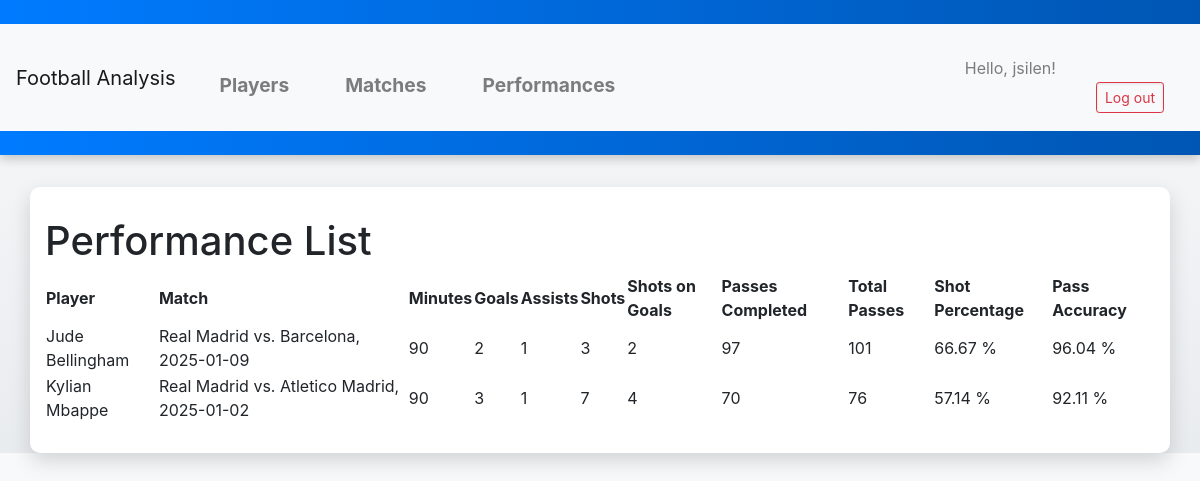
Screenshot of /performances/ (signed in) with the database file from the repository.
### football_app/models.py (models this page shows, shortened)
class Performance(models.Model):
    player = models.ForeignKey(Player, on_delete=models.CASCADE)
    match = models.ForeignKey(Match, on_delete=models.CASCADE)
    minutes = models.PositiveIntegerField(default=0)
    goals = models.PositiveIntegerField(default=0)
    assists = models.PositiveIntegerField(default=0)
    shots = models.PositiveIntegerField(default=0)
    shots_on_goals = models.PositiveIntegerField(default=0)
    total_passes = models.PositiveIntegerField(default=0)
    passes_completed = models.PositiveIntegerField(default=0)
    xg = models.FloatField(default=0.0)
    yellow_cards = models.PositiveIntegerField(default=0)
    red_cards = models.PositiveIntegerField(default=0)
    def shot_percentage(self):
        if self.shots > 0:
            return f"{(self.shots_on_goals / self.shots) * 100:.2f} %"
        return "0.00 %"
    def pass_accuracy(self):
        if self.total_passes > 0:
            return f"{(self.passes_completed / self.total_passes) * 100:.2f} %"
        return "0.00 %"

class Player(models.Model):
    name = models.CharField(max_length=200)
    age = models.CharField(default="Insert age...", max_length=10)
    position = models.CharField(max_length=30, choices=[
        ('GK', 'Goalkeeper'),
        ('LB', 'Left Back'),
        ('RB', 'Right Back'),
        ('LWB', 'Left Wing Back'),
        ('RWB', 'Right Wing Back'),
        ('CB', 'Center Back'),
        ('CDM', 'Central Defensive Midfielder'),
        ('CM', 'Central Midfielder'),
        ('CAM', 'Central Attacking Midfielder'),
        ('LW', 'Left Winger'),
        ('RW', 'Right Winger'),
        ('ST', 'Striker'),
    ])
    pref_foot = models.CharField(max_length=10, choices=[
        ('R', 'Right'),
        ('L', 'Left'),
    ])
    nationality = models.CharField(max_length=200, default="Select nationality...")
    team = models.CharField(max_length=200, default="Select team...")

class Match(models.Model):
    date = models.DateField(null=True, blank=True)
    home_team = models.CharField(max_length=200, blank=False)
    away_team = models.CharField(max_length=200, blank=False)
    competition = models.CharField(max_length=200, blank=False)
    goals_for = models.PositiveIntegerField(default=0)
    goals_against = models.PositiveIntegerField(default=0)
    def __str__(self):
        return f"{self.home_team} vs. {self.away_team}, {self.date}"

### football_app/views.py (the view)
# urls.py: path('performances/', views.performances, name='performances'),
def performances(request):
    performances = Performance.objects.order_by('match')
    context = {'performances':performances}
    return render(request, 'football_app/performances.html', context)

### football_app/templates/football_app/performances.html
{% extends "football_app/base.html" %}
{% block content %}
<h1>Performance List</h1>
<table>
    <tr>
        <th>Player</th>
        <th>Match</th>
        <th>Minutes</th>
        <th>Goals</th>
        <th>Assists</th>
        <th>Shots</th>
        <th>Shots on Goals</th>
        <th>Passes Completed</th>
        <th>Total Passes</th>
        <th>Shot Percentage</th>
        <th>Pass Accuracy</th>
    </tr>
    {% for performance in performances %}
    <tr>
        <td>{{ performance.player.name }}</td>
        <td>{{ performance.match }}</td>
        <td>{{ performance.minutes }}</td>
        <td>{{ performance.goals }}</td>
        <td>{{ performance.assists }}</td>
        <td>{{ performance.shots }}</td>
        <td>{{ performance.shots_on_goals }}</td>
        <td>{{ performance.passes_completed }}</td>
        <td>{{ performance.total_passes }}</td>
        <td>{{ performance.shot_percentage }}</td>
        <td>{{ performance.pass_accuracy }}</td>
    </tr>
    {% endfor %}
</table>
{% endblock content %}

### football_app/templates/football_app/base.html (shortened to what this page needs)
{% load static %}
{% load bootstrap4 %}
<!DOCTYPE html>
<html lang="en">
<head>
    <link rel="stylesheet" type="text/css" href="{% static 'css/styles.css' %}">
    {% bootstrap_css %}
</head>
<body>
    <header>
        <nav class="navbar navbar-expand-lg navbar-light bg-light">
            <a class="navbar-brand" href="{% url 'football_app:index' %}">Football Analysis</a>
            <div class="collapse navbar-collapse" id="navbarNav">
                <ul class="navbar-nav">
                    <li class="nav-item">
                        <a class="nav-link" href="{% url 'football_app:players' %}">Players</a>
                    </li>
                    <li class="nav-item">
                        <a class="nav-link" href="{% url 'football_app:matches' %}">Matches</a>
                    </li>
                    <li class="nav-item">
                        <a class="nav-link" href="{% url 'football_app:performances' %}">Performances</a>
                    </li>
                </ul>
                <ul class="navbar-nav ml-auto">
                    {% if user.is_authenticated %}
                        <li class="nav-item">
                            <span class="navbar-text">Hello, {{ user.username }}!</span>
                        </li>
                        <li class="nav-item">
                            <form class="form-inline" action="{% url 'users:logout' %}" method="post">
                                <button type="submit" class="btn btn-outline-danger btn-sm">Log out</button>
                            </form>
                        </li>
                    {% endif %}
                </ul>
            </div>
        </nav>
    </header>
    <main role="main" class="container mt-4">
        {% block content %}{% endblock content %}
    </main>
</body>
</html>

### static/css/styles.css (style rules this page uses)
body { font-family: 'Roboto', sans-serif; background: linear-gradient(to bottom, #f8f9fa, #e9ecef); margin: 0; padding: 0; color: #343a40; line-height: 1.6; transition: all 0.3s ease-in-out; }
a { text-decoration: none; color: #007bff; transition: color 0.3s ease; }
header { background: linear-gradient(to right, #007bff, #0056b3); color: white; padding: 1.5rem 0; box-shadow: 0px 4px 10px rgba(0, 0, 0, 0.2); margin-bottom: 2rem; }
header nav ul { list-style-type: none; padding: 0; text-align: center; margin-top: 1rem; }
header nav ul li { display: inline-block; margin: 0 20px; }
header nav ul li a { color: white; font-size: 1.2rem; font-weight: bold; padding: 5px 10px; border-radius: 5px; transition: background 0.3s ease, transform 0.2s ease; }
main { padding: 30px; background: white; border-radius: 10px; box-shadow: 0px 8px 20px rgba(0, 0, 0, 0.15); max-width: 900px; margin: auto; animation: fadeIn 1s ease; }
form { margin-top: 1.5rem; animation: slideIn 0.8s ease-out; }
form input, form button { display: block; width: 100%; padding: 10px 15px; margin: 10px 0; border: 1px solid #ced4da; border-radius: 5px; font-size: 1rem; box-shadow: inset 0px 1px 3px rgba(0, 0, 0, 0.1); transition: all 0.3s ease; }
form button { background-color: #007bff; color: white; font-weight: bold; cursor: pointer; transition: all 0.3s ease; }

### rows the page displays
Performance: player.name "Jude Bellingham", match "Real Madrid vs. Barcelona, 2025-01-09", minutes "90", goals "2", assists "1", shots "3", shots_on_goals "2", passes_completed "97", total_passes "101", shot_percentage "66.67 %", pass_accuracy "96.04 %"
Performance: player.name "Kylian Mbappe", match "Real Madrid vs. Atletico Madrid, 2025-01-02", minutes "90", goals "3", assists "1", shots "7", shots_on_goals "4", passes_completed "70", total_passes "76", shot_percentage "57.14 %", pass_accuracy "92.11 %"

### other values shown
{{ user.username }} "jsilen"
